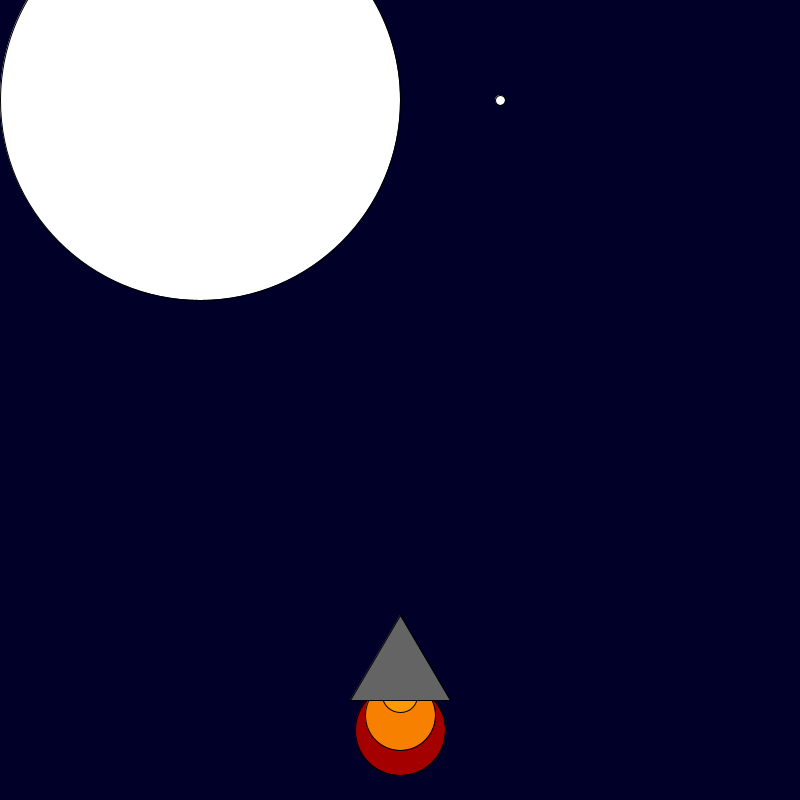
Frame 1 (no input)
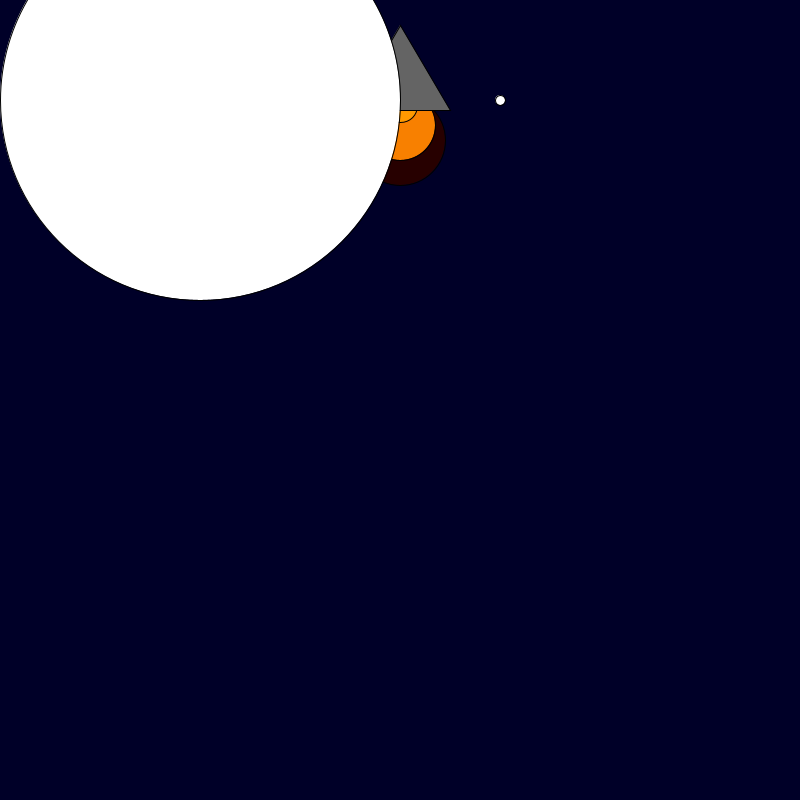
Frame 60 (the mouse pressed at the canvas centre just before this capture)
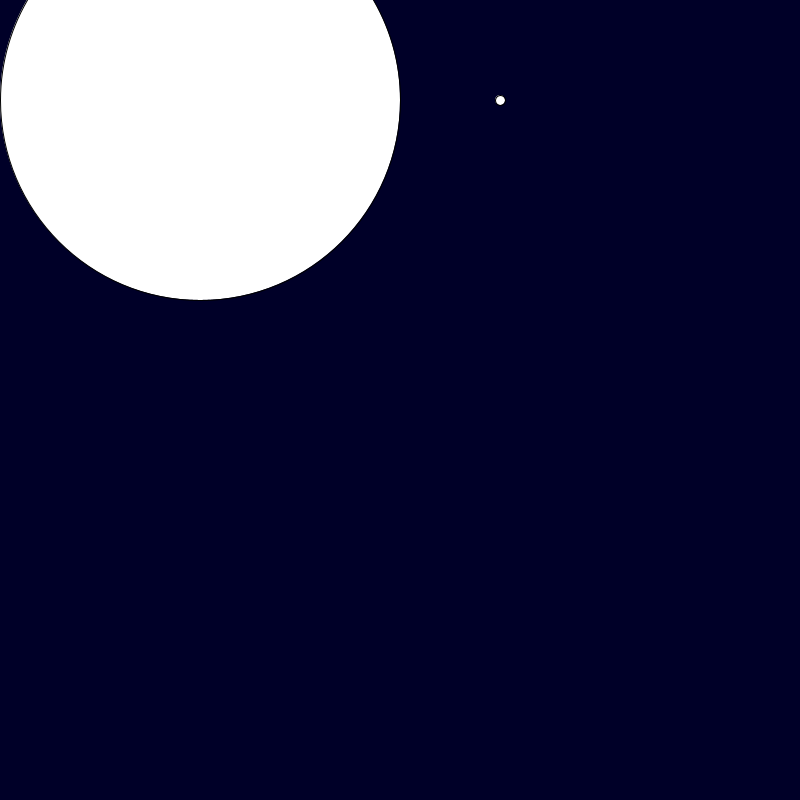
Frame 120 (the mouse held since frame 60 and released just before this capture)

The Processing sketch that drew these frames (run headless with seeded random() and noise(); from frame 60 on, the mouse is pressed at the canvas centre):

// Processing sketch: space
// ── space.pde
/* 1. Change the code below to make the rocket ship take off. */
/* 2. Add a moon and stars to the sky. */

int x = 400;
int y = 600;

void setup() {

  size(800, 800);
}

void draw() { background(0, 0, 40);
  fill(random(255), 0, 0);
  ellipse(x, y + 130, 90, 90);
  fill(248, 128, 0);
  ellipse(x, y + 115, 70, 70);
  fill(255, 153, 0);
  ellipse(x, y + 95, 35, 35);
  fill(100, 100, 100);
  triangle(x, y + 15, x + 50, y + 100, x - 50, y + 100);
  y-=10;
  fill(255);
  ellipse(200,100,400,400);
  
  ellipse(500,100,10,10);
  
  
}
